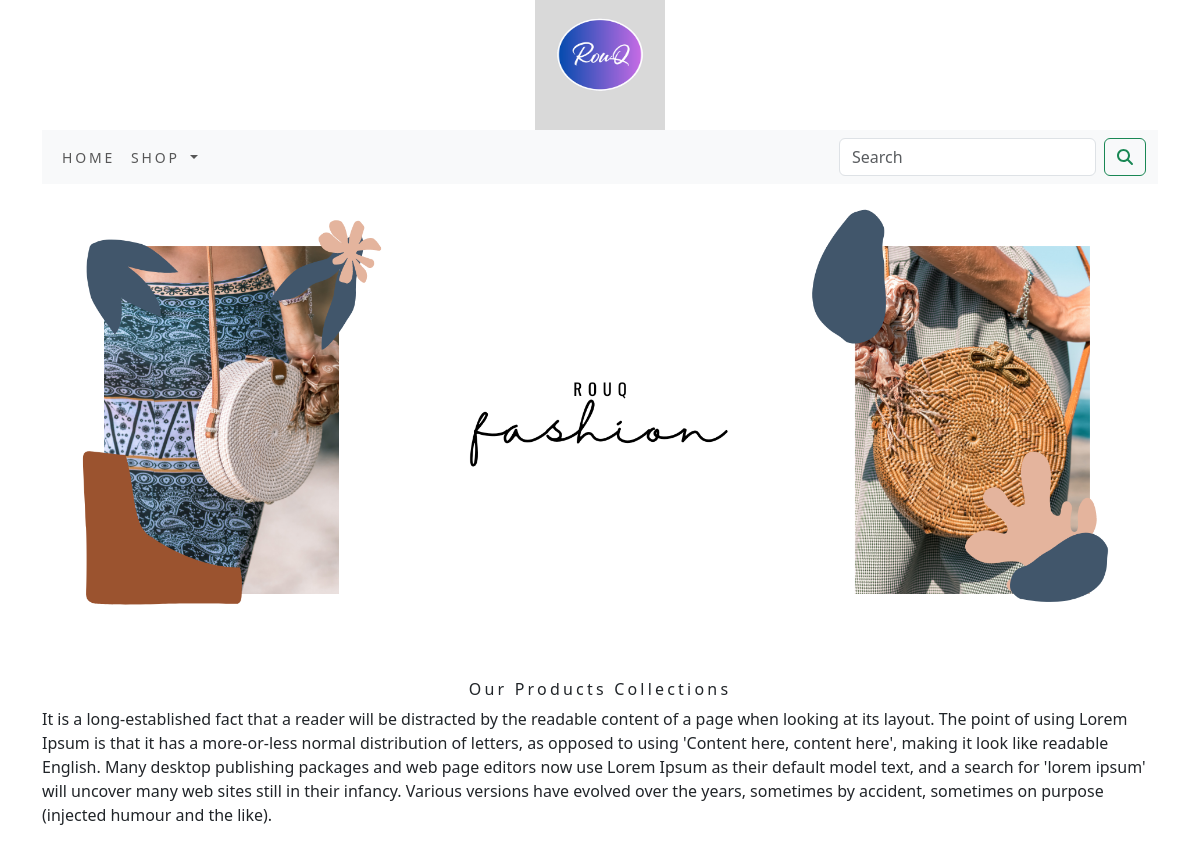
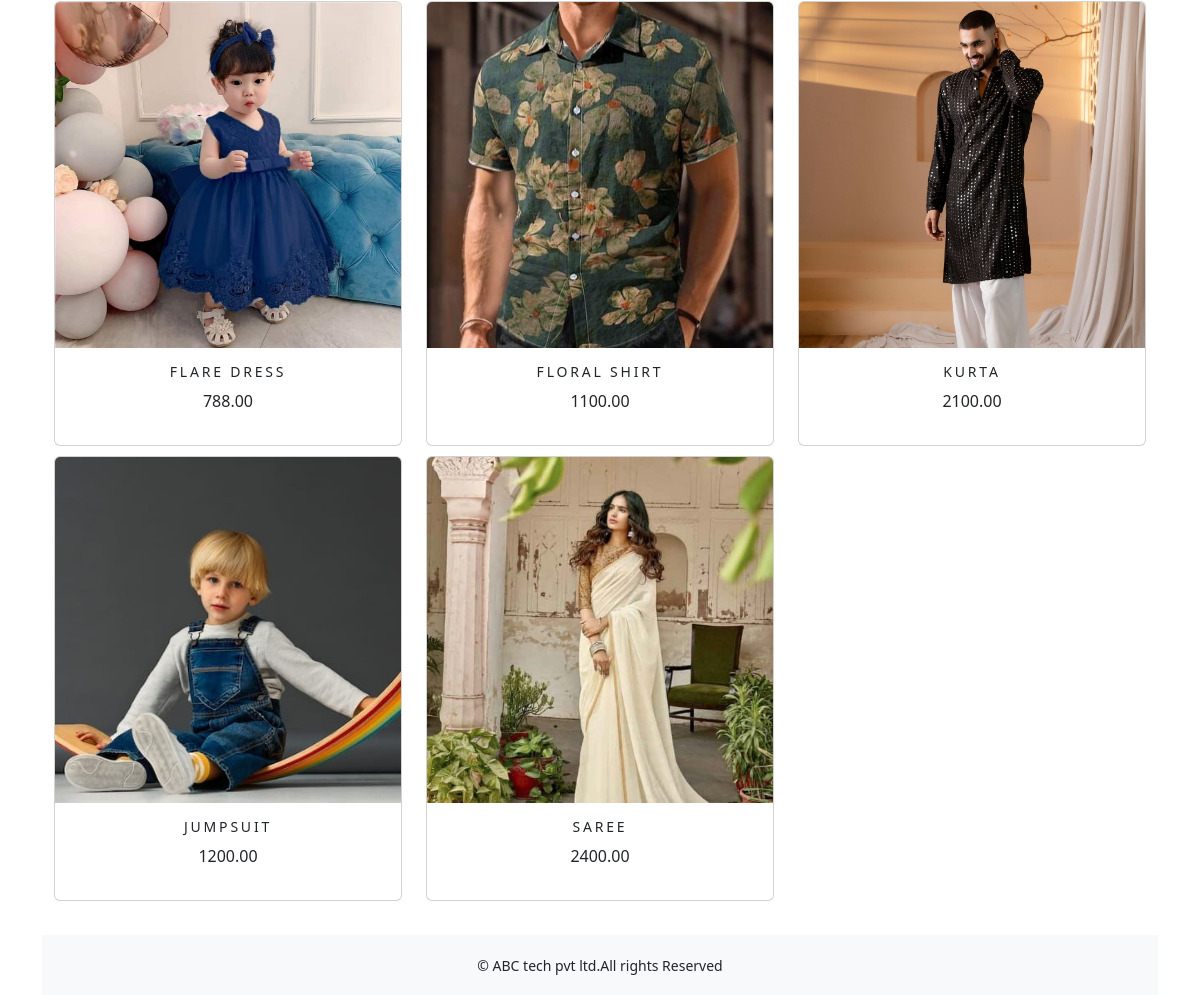
The app's page /shop/ with its own data (2 pictures, top to bottom).
### shop/models.py (models this page shows, shortened)
class Product(models.Model):
    name=models.CharField(max_length=250,unique=True)
    slug=models.SlugField(max_length=250,unique=True)
    description=models.TextField(blank=True)
    price=models.DecimalField(max_digits=10,decimal_places=2)
    category=models.ForeignKey(Category,on_delete=models.CASCADE)
    image=models.ImageField(upload_to='product',blank=True)
    stock=models.IntegerField()
    available=models.BooleanField(default=True)
    created=models.DateTimeField(auto_now_add=True)
    updated=models.DateTimeField(auto_now=True)
    def get_url(self):
        return reverse('shop:prodCatdetail',args=[self.category.slug,self.slug])
    class Meta:
        ordering=('name',)
        verbose_name='product'
        verbose_name_plural='products'

### shop/views.py (the view)
# urls.py: path('',views.allProdCat,name='allProdCat'),
def allProdCat(request,c_slug=None):
    c_page=None
    products_list=None
    if c_slug!=None:
        c_page=get_object_or_404(Category,slug=c_slug)
        products_list=Product.objects.all().filter(category=c_page,available=True)
    else:
        products_list=Product.objects.all().filter(available=True)
    paginator=Paginator(products_list,6)
    try:
        page=int(request.GET.get('page','1'))
    except:
        page=1
    try:
        products=paginator.page(page)
    except (EmptyPage,InvalidPage):
        products=paginator.page(paginator.num_pages)
    return render(request,"category.html",{'category':c_page,'products':products})

### cart/context_processors.py (called while the page is built)
def counter(request):
    item_count=0
    if 'admin' in request.path:
        return {}
    else:
        try:
            cart=Cart.objects.filter(cart_id=_cart_id(request))
            car_items=CartItem.objects.all().filter(cart=cart[:1])
            for cart_item in car_items:
                item_count += cart_item.quantity
        except Cart.DoesNotExist:
            item_count=0
    return dict(item_count=item_count)

### cart/views.py (called while the page is built)
def _cart_id(request):
    cart=request.session.session_key
    if not cart:
        cart=request.session.create()
    return cart

### shop/context_processors.py (called while the page is built)
def menu_links(request):
    links=Category.objects.all()
    return dict(links=links)

### shop/models.py (called while the page is built)
    def get_url(self):
        return reverse('shop:products_by_category',args=[self.slug])

### templates/category.html (shortened to what this page needs)
{% extends 'base.html' %}
{% load static %}
{% block content %}
<div class="mx_auto">
    {% if category %}
        <img class="my_image" src="{{category.image.url}}" alt="{{category.name}}" height="200px"; width="200px;">
</div>
    <br>
<div>
        <h1 class="text-center my_title">{{category.name}}</h1>
        <p class="text-justify">{{category.description}}</p>
</div>
    {% else %}
<div>
<img class="my_image my_image_padding" src="{% static 'img/banner.png' %}" alt="our products" width="1250px;">
</div>
<br>
<div>
    <h1 class="text-center my_title">Our Products Collections</h1>
    <p class="text-justify">It is a long-established fact that a reader will be distracted by the readable content of a page when looking at its layout. The point of using Lorem Ipsum is that it has a more-or-less normal distribution of letters, as opposed to using 'Content here, content here', making it look like readable English. Many desktop publishing packages and web page editors now use Lorem Ipsum as their default model text, and a search for 'lorem ipsum' will uncover many web sites still in their infancy. Various versions have evolved over the years, sometimes by accident, sometimes on purpose (injected humour and the like).</p>
</div>
{% endif %}
<div class="container">
    <div class="row mx_auto">
        {% for product in products.object_list %}
        <div class="my_bottom_margin col-9 col-sm-12 col-md-4 col-lg-4">
            <div class="card text-center" style="min-width:18rem;">
                <a href="{{product.get_url}}"><img class="card-img-top my_image" src="{{product.image.url}}" alt="{{product.name}}" height="200px;" width="200px;"> </a>
            <div class="card-body">
                <h4>{{product.name}}</h4>
                <p>{{product.price}}</p>
            </div>
            </div>
        </div>
        {% endfor %}
    </div>
    <br>
</div>
{% endblock %}

### templates/base.html (shortened to what this page needs)
{% load static %}
<!DOCTYPE html>
<html lang="en">
<head>
    <link rel="stylesheet" href="{% static 'css/custom.css' %}">
    <link href="{% static 'css/bootstrap.min.css' %}" rel="stylesheet">
</head>
<body>
<div class="container">
{% include 'header.html' %}
{% include 'nav.html' %}
{% block content %}
{% endblock %}
</div>
{% include 'footer.html' %}
</body>
</html>

### templates/header.html
{% load static %}
<header>
  <center>
    <a href="{% url 'shop:allProdCat' %}"></a><img src="{% static 'img/log.png' %}" alt="logimage" width="130px;" height="130px;">
  </center>
</header>

### templates/nav.html (shortened to what this page needs)
<nav class="navbar navbar-expand-lg bg-body-tertiary">
  <div class="container-fluid">
    <div class="collapse navbar-collapse" id="navbarSupportedContent">
      <ul class="navbar-nav me-auto mb-2 mb-lg-0">
        <li class="nav-item">
          <a class="nav-link" href="#">Home</a>
        </li>
        <li class="nav-item dropdown {% if 'shop' in request.path %} active {% endif %}">
          <a class="nav-link dropdown-toggle" href="#" role="button" data-bs-toggle="dropdown" aria-expanded="false">
            Shop
          </a>
        </li>
      </ul>
      <form class="d-flex" action="{% url 'search_app:SearchResult' %}" method="get">
        <input class="form-control me-2" type="search" placeholder="Search" name="q" aria-label="Search">
        <button class="btn btn-outline-success" type="submit"><i class="fa fa-search"></i></button>
      </form>
    </div>
  </div>
</nav>

### templates/footer.html
<div class="footer navbar-fixed-bottom my_footer">
  <p class="text-center">&copy; ABC tech pvt ltd.All rights Reserved</p>
</div>

### static/css/custom.css (style rules this page uses)
body { font-family: "Baskervville SC", serif; }
.nav-item { letter-spacing : .2em; font-size : 14px; text-transform :uppercase; }
.my_footer { background-color:#f8f9fa; height:60px; }
.my_footer p { padding-top:20px; font-size:14px; }
.my_image { width:100%; height:auto; }
.my_title { font-size:16px; text_transform:uppercase; letter-spacing:.2em; }
.my_image_padding { padding:5px; }
.my_bottom_margin { margin-bottom:10px; }
.card-body h4 { font-size:14px; text-transform:uppercase; letter-spacing:.2em; }

### records on screen
Product: image (picture), name "FLARE DRESS", price "788.00"
Product: image (picture), name "FLORAL SHIRT", price "1100.00"
Product: image (picture), name "KURTA", price "2100.00"
Product: image (picture), name "JUMPSUIT", price "1200.00"
Product: image (picture), name "SAREE", price "2400.00"
